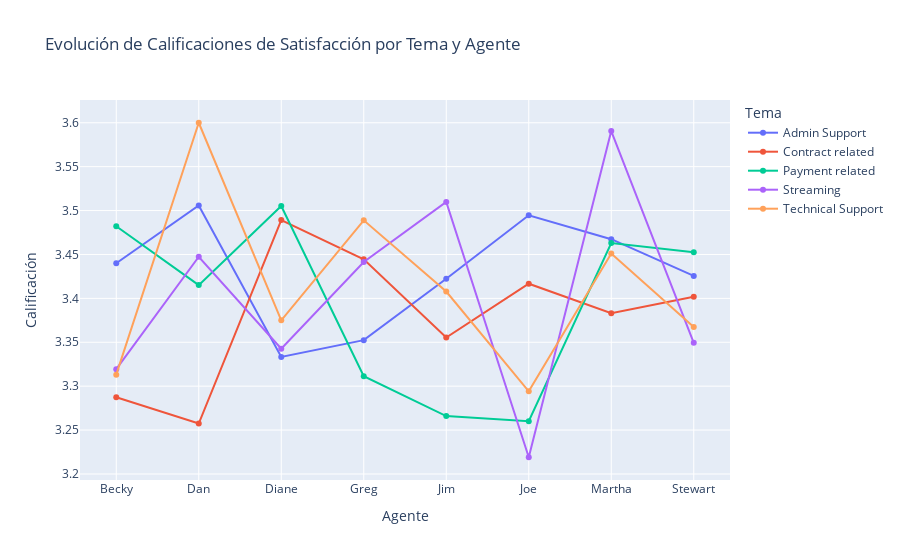

Here is the notebook cell this chart was saved with:
### Code cell
# Tu DataFrame con los datos
# Supongamos que se llama df_calificaciones
# Asegúrate de tener los datos cargados en df_calificaciones

import plotly.express as px

# Tu DataFrame con los datos
# Supongamos que se llama df_calificaciones
# Asegúrate de tener los datos cargados en df_calificaciones

import plotly.express as px

fig = px.line(df_agente, 
                x='Agente', 
                y='Calificación de satisfacción', 
                color='Tema',
                title='Evolución de Calificaciones de Satisfacción por Tema y Agente',
                labels={'Calificación de satisfacción': 'Calificación'},markers=True)


fig.show()

### Figure 1 — Plotly figure (JSON) as saved in the notebook; plotly's stock layout.template omitted (floating-point values rounded to 4 significant figures)
{"data": [{"hovertemplate": "Tema=Admin Support<br>Agente=%{x}<br>Calificación=%{y}<extra></extra>", "legendgroup": "Admin Support", "line": {"color": "#636efa", "dash": "solid"}, "marker": {"symbol": "circle"}, "mode": "markers+lines", "name": "Admin Support", "orientation": "v", "showlegend": true, "type": "scatter", "x": ["Becky", "Dan", "Diane", "Greg", "Jim", "Joe", "Martha", "Stewart"], "xaxis": "x", "y": [3.44, 3.506, 3.333, 3.352, 3.422, 3.495, 3.467, 3.426], "yaxis": "y"}, {"hovertemplate": "Tema=Contract related<br>Agente=%{x}<br>Calificación=%{y}<extra></extra>", "legendgroup": "Contract related", "line": {"color": "#EF553B", "dash": "solid"}, "marker": {"symbol": "circle"}, "mode": "markers+lines", "name": "Contract related", "orientation": "v", "showlegend": true, "type": "scatter", "x": ["Becky", "Dan", "Diane", "Greg", "Jim", "Joe", "Martha", "Stewart"], "xaxis": "x", "y": [3.287, 3.257, 3.489, 3.444, 3.355, 3.417, 3.383, 3.402], "yaxis": "y"}, {"hovertemplate": "Tema=Payment related<br>Agente=%{x}<br>Calificación=%{y}<extra></extra>", "legendgroup": "Payment related", "line": {"color": "#00cc96", "dash": "solid"}, "marker": {"symbol": "circle"}, "mode": "markers+lines", "name": "Payment related", "orientation": "v", "showlegend": true, "type": "scatter", "x": ["Becky", "Dan", "Diane", "Greg", "Jim", "Joe", "Martha", "Stewart"], "xaxis": "x", "y": [3.482, 3.415, 3.505, 3.311, 3.266, 3.26, 3.463, 3.453], "yaxis": "y"}, {"hovertemplate": "Tema=Streaming<br>Agente=%{x}<br>Calificación=%{y}<extra></extra>", "legendgroup": "Streaming", "line": {"color": "#ab63fa", "dash": "solid"}, "marker": {"symbol": "circle"}, "mode": "markers+lines", "name": "Streaming", "orientation": "v", "showlegend": true, "type": "scatter", "x": ["Becky", "Dan", "Diane", "Greg", "Jim", "Joe", "Martha", "Stewart"], "xaxis": "x", "y": [3.319, 3.447, 3.343, 3.441, 3.51, 3.219, 3.59, 3.349], "yaxis": "y"}, {"hovertemplate": "Tema=Technical Support<br>Agente=%{x}<br>Calificación=%{y}<extra></extra>", "legendgroup": "Technical Support", "line": {"color": "#FFA15A", "dash": "solid"}, "marker": {"symbol": "circle"}, "mode": "markers+lines", "name": "Technical Support", "orientation": "v", "showlegend": true, "type": "scatter", "x": ["Becky", "Dan", "Diane", "Greg", "Jim", "Joe", "Martha", "Stewart"], "xaxis": "x", "y": [3.313, 3.6, 3.375, 3.489, 3.408, 3.294, 3.451, 3.367], "yaxis": "y"}], "layout": {"legend": {"title": {"text": "Tema"}, "tracegroupgap": 0}, "title": {"text": "Evolución de Calificaciones de Satisfacción por Tema y Agente"}, "xaxis": {"anchor": "y", "domain": [0, 1], "title": {"text": "Agente"}}, "yaxis": {"anchor": "x", "domain": [0, 1], "title": {"text": "Calificación"}}}}
